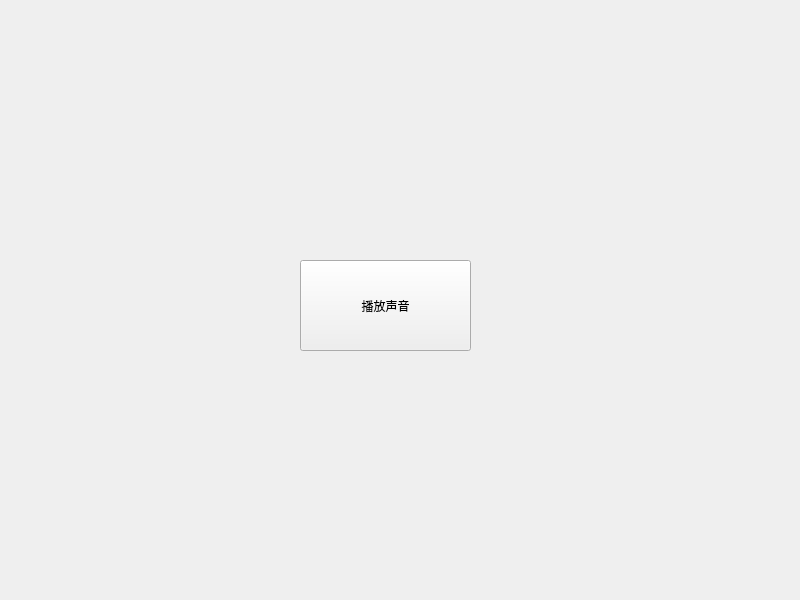
<?xml version="1.0" encoding="UTF-8"?>
<ui version="4.0">
 <class>Widget</class>
 <widget class="QWidget" name="Widget">
  <property name="geometry">
   <rect>
    <x>0</x>
    <y>0</y>
    <width>800</width>
    <height>600</height>
   </rect>
  </property>
  <property name="windowTitle">
   <string>Widget</string>
  </property>
  <widget class="QPushButton" name="pushButton">
   <property name="geometry">
    <rect>
     <x>300</x>
     <y>260</y>
     <width>171</width>
     <height>91</height>
    </rect>
   </property>
   <property name="text">
    <string>播放声音</string>
   </property>
  </widget>
 </widget>
 <resources/>
 <connections/>
</ui>
